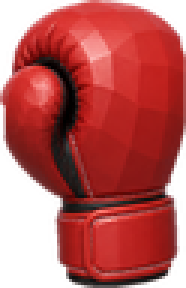
#> input picture tools/hdart/gloves/01.png, 62 x 96 px (shown 3 times larger)
$ python -i hd_sheet.py   (imports and definitions only)
#> lines starting #> are read from the running program, lines starting #| are printed output that depends on the picture
#> further down, picture is the input picture: PIL image 62x96 RGBA; mean R, G, B, A 130.4, 34.7, 33, 192
# -*- coding: utf-8 -*-
r"""Лист сравнения «оригинал | как вышло» по ГОТОВЫМ кадрам мода.

    python tools\hd_sheet.py --sets BEACH,GDXOPSFLOORS
    python tools\hd_sheet.py --random 8
    python tools\hd_sheet.py --sets ASHEN1 --frames 0,1,63,70

Пути по умолчанию — под X-Piratez, менять ключами --data / --hd / --palette.

Зачем: painted_x4.png в hdart_sheets — это лист ДО build_pack, то есть до маски оригинала и
до chroma lock. По нему нельзя судить ни о цвете, ни о силуэте: пол там выглядит позеленевшим
или расплывшимся, а в готовом паке всё на месте. Сверять надо по кадрам в самом моде
(<hd>\hd\TERRAIN\<НАБОР>.PCK\<N>.png) — их и собирает этот скрипт.

Результат кладётся в _cmp\<НАБОР>.png: папка неглубокая, её видно через мост Cowork,
в отличие от кадров мода (восемь уровней вложенности, мост берёт семь).
"""

import argparse
import os
import random
import sys

from PIL import Image

HERE = os.path.dirname(os.path.abspath(__file__))
sys.path.insert(0, os.path.join(HERE, "hdart"))
import xcom_sprites as xs  # noqa: E402

PZ = os.path.join("Пиратки", "Dioxine_XPiratez", "user", "mods")
BG = (40, 40, 46)


# [8 lines left out: function original_frames, not called in this run]


def packed_dir(hd, name):
    return os.path.join(hd, "hd", "TERRAIN", name + ".PCK")


def on_bg(img, size=None):
    if size and img.size != size:
        img = img.resize(size, Image.LANCZOS)
    b = Image.new("RGBA", img.size, BG + (255,))
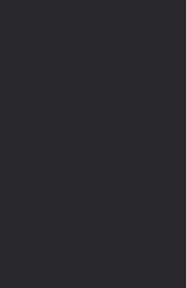
#> b: PIL image 62x96 RGBA (shown 3 times larger); mean R, G, B, A 40, 40, 46, 255
    b.alpha_composite(img.convert("RGBA"))
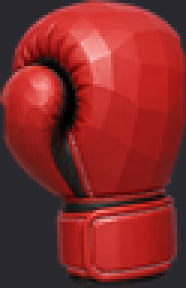
#> b: PIL image 62x96 RGBA (shown 3 times larger); mean R, G, B, A 131.6, 41.6, 41.3, 255
    return b.convert("RGB")


# [70 lines left out: functions build, main, not called in this run]


# [2 lines not run here, left out]

>>> from PIL import Image
>>> picture = Image.open('hdart/gloves/01.png')
>>> result = on_bg(picture)
